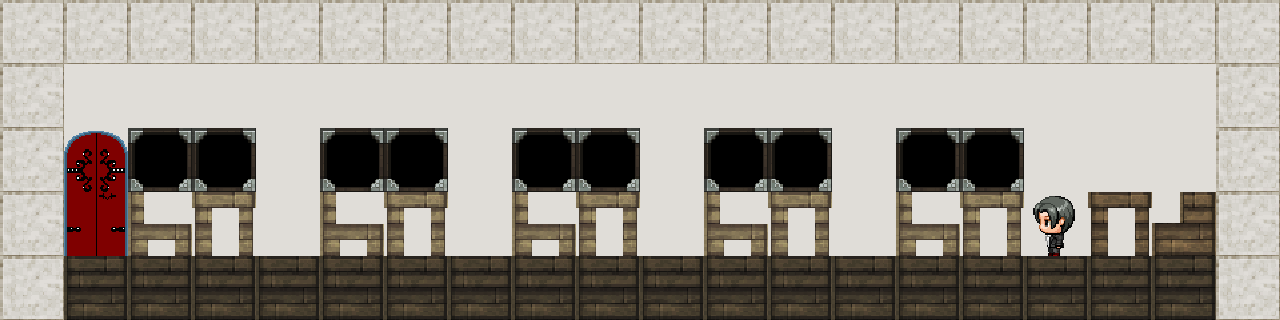

Rendered tile map (Tiled .tmx) drawn with the repository's tilesets; below, a short description and the map source with its tile grids summarised:
An orthogonal 20x5 tile map with 64x64 px tiles, 4 tile layers (bot, world, top, overlap) and 3 objects (debut, fin, prof).

<map version="1.2" tiledversion="1.3.4" orientation="orthogonal" renderorder="right-down" width="20" height="5" tilewidth="64" tileheight="64" infinite="0" nextlayerid="6" nextobjectid="4">
 <editorsettings>
  <export target="classRoomAnglais.json" format="json" />
 </editorsettings>
 <tileset firstgid="1" name="tilesheet" tilewidth="64" tileheight="64" tilecount="100" columns="25">
  <image source="../images/tilesheet.png" width="1600" height="256" />
  <tile id="0">
   <properties>
    <property name="Collides" type="bool" value="false" />
   </properties>
  </tile>
  <tile id="1">
   <properties>
    <property name="Collides" type="bool" value="false" />
   </properties>
  </tile>
  <tile id="2">
   <properties>
    <property name="Collides" type="bool" value="false" />
   </properties>
  </tile>
  <tile id="3">
   <properties>
    <property name="Collides" type="bool" value="false" />
   </properties>
  </tile>
  <tile id="4">
   <properties>
    <property name="Collides" type="bool" value="false" />
   </properties>
  </tile>
  <tile id="5">
   <properties>
    <property name="Collides" type="bool" value="false" />
   </properties>
  </tile>
  <tile id="6">
   <properties>
    <property name="Collides" type="bool" value="false" />
   </properties>
  </tile>
  <tile id="7">
   <properties>
    <property name="Collides" type="bool" value="false" />
   </properties>
  </tile>
  <tile id="8">
   <properties>
    <property name="Collides" type="bool" value="false" />
   </properties>
  </tile>
  <tile id="9">
   <properties>
    <property name="Collides" type="bool" value="false" />
   </properties>
  </tile>
  <tile id="10">
   <properties>
    <property name="Collides" type="bool" value="false" />
   </properties>
  </tile>
  <tile id="11">
   <properties>
    <property name="Collides" type="bool" value="false" />
   </properties>
  </tile>
  <tile id="12">
   <properties>
    <property name="Collides" type="bool" value="false" />
   </properties>
  </tile>
  <tile id="13">
   <properties>
    <property name="Collides" type="bool" value="false" />
   </properties>
  </tile>
  <tile id="14">
   <properties>
    <property name="Collides" type="bool" value="true" />
   </properties>
  </tile>
  <tile id="15">
   <properties>
    <property name="Collides" type="bool" value="false" />
   </properties>
  </tile>
  <tile id="16">
   <properties>
    <property name="Collides" type="bool" value="false" />
   </properties>
  </tile>
  <tile id="17">
   <properties>
    <property name="Collides" type="bool" value="true" />
   </properties>
  </tile>
  <tile id="18">
   <properties>
    <property name="Collides" type="bool" value="false" />
   </properties>
  </tile>
  <tile id="19">
   <properties>
    <property name="Collides" type="bool" value="false" />
   </properties>
  </tile>
  <tile id="20">
   <properties>
    <property name="Collides" type="bool" value="false" />
   </properties>
  </tile>
  <tile id="21">
   <properties>
    <property name="Collides" type="bool" value="false" />
   </properties>
  </tile>
  <tile id="22">
   <properties>
    <property name="Collides" type="bool" value="false" />
   </properties>
  </tile>
  <tile id="23">
   <properties>
    <property name="Collides" type="bool" value="false" />
   </properties>
  </tile>
  <tile id="24">
   <properties>
    <property name="Collides" type="bool" value="false" />
   </properties>
  </tile>
 </tileset>
 <layer id="3" name="bot" width="20" height="5">
  <data>[100 cells, 54 non-empty, 2 distinct tile ids]</data>
 </layer>
 <layer id="4" name="world" width="20" height="5">
  <data>[100 cells, 58 non-empty, 6 distinct tile ids]</data>
 </layer>
 <layer id="2" name="top" width="20" height="5">
  <data>[100 cells, 0 non-empty, 0 distinct tile ids]</data>
 </layer>
 <layer id="1" name="overlap" width="20" height="5">
  <data>[100 cells, 3 non-empty, 3 distinct tile ids]</data>
 </layer>
 <objectgroup id="5" name="Objects">
  <object id="1" name="debut" gid="25" x="254.413" y="236.872" width="64" height="64" />
  <object id="2" name="fin" gid="25" x="64.83" y="236.872" width="64" height="64" />
  <object id="3" name="prof" gid="25" x="1045.37" y="229.737" width="17.1139" height="17.1139" />
 </objectgroup>
</map>